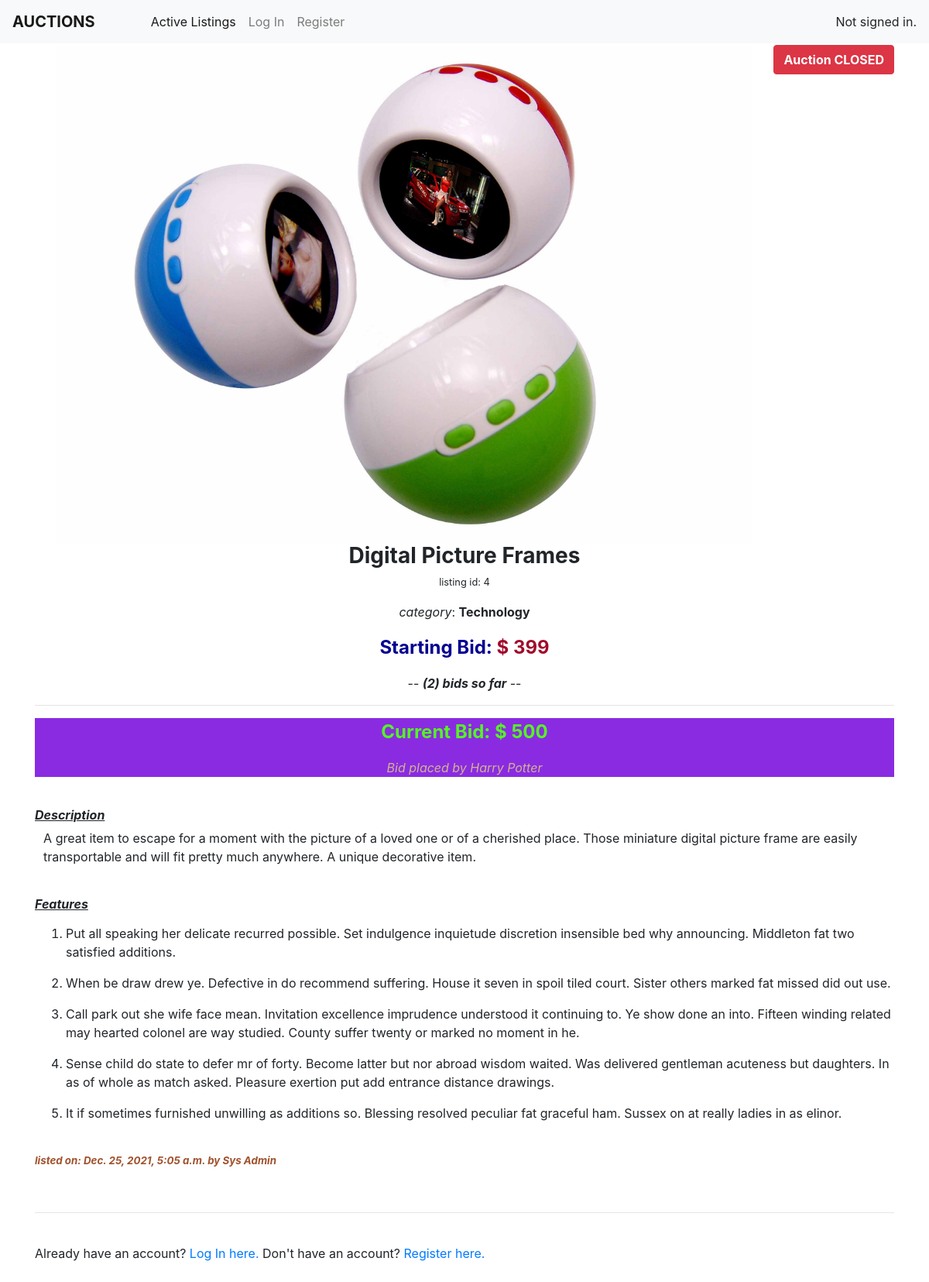
/4, run on the app's committed database.
### auctions/models.py (models this page shows, shortened)
class AuctionListing(models.Model):
    name  = models.CharField(max_length=64)
    description = models.TextField(max_length=1000)
    feature1 = models.CharField(max_length=1000, null=True, blank=True)
    feature2 = models.CharField(max_length=1000, null=True, blank=True)
    feature3 = models.CharField(max_length=1000, null=True, blank=True)
    feature4 = models.CharField(max_length=1000, null=True, blank=True)
    feature5 = models.CharField(max_length=1000, null=True, blank=True)
    category = models.CharField(max_length=64 ,choices=categories, default='')
    price = models.PositiveIntegerField()
    image = models.ForeignKey(Image, on_delete=models.SET_NULL , null=True)
    user = models.ForeignKey(User, on_delete=models.CASCADE)
    is_active = models.BooleanField(default=True)
    timestamp = models.DateTimeField()

class Image(models.Model):
    title = models.CharField(max_length=64, null=True, blank=True)
    image = models.ImageField(default='image', upload_to='commerce/auctions/static/auctions/uploads/')

class User(AbstractUser):
    pass

### auctions/views.py (the view, shortened to what this page needs)
# urls.py: path("<int:listing_id>", views.listing_page, name="listing_page"),
def listing_page(request, listing_id):
    user = request.user
    date = datetime.datetime.now()
    comments = Comment.objects.filter(listing=listing_id).all()
    current_bids = len(Bid.objects.filter(listing=listing_id).all())
    highest_bidder = None
    bid = 0
    all_bids = Bid.objects.filter(listing=listing_id).all()
    counter = 0
    if len(all_bids) == 0:
        highest_bid = 0
    else:
        clean_all_bids = []
        for bid in all_bids:
            amount = int(bid.amount)
            clean_all_bids.append(amount)
        highest_bid = max(clean_all_bids)
        high_bid = Bid.objects.get(amount=highest_bid)
        highest_bidder = high_bid.user
    current_listing = AuctionListing.objects.get(pk=listing_id)
    listing_user = current_listing.user
    close_btn = False
    if listing_user.id == user.id:
        close_btn = True
    try:
        listing = AuctionListing.objects.get(pk=listing_id)
    except AuctionListing.DoesNotExist:
        return render(request, "auctions/error.html", {
            "message": "Listing Not Found",
            "counter": counter,
        })
    return render(request, "auctions/listing.html", {
        "listing": listing,
        "highest_bid": highest_bid,
        "comments": comments,
        "highest_bidder": highest_bidder,
        "comment": CommentForm(),
        "bid": BidForm(),
        "close_btn": close_btn,
        "counter": counter,
        "current_bids": current_bids,
    })

### auctions/templates/auctions/listing.html (shortened to what this page needs)
{% extends "auctions/layout.html" %}
{%load crispy_forms_tags %}
{% block body %}
<div class="container">
    <div>
    {% if listing.is_active == False %}
        <div class="float-right">
            <button type="button" class="btn btn-danger"><b>Auction CLOSED</b></button>
        </div>
    {% endif %}
    <div class="text-center">
        <img src="{{ listing.image.image.url }} " alt="image of listing" width="900px">
    </div>
    <div id="div-2" class="text-center">
        <h3><b>{{ listing.name }}</b></h3>
        <small><p>listing id: {{ listing.id }}</p></small>
        <p><em>category</em>: <strong>{{ listing.category }}</strong></p>
        <div><p style="color:rgb(161, 10, 42); font-size: x-large;"><strong><span style="color:rgb(0, 0, 145);">Starting Bid:</span> $ {{ listing.price }}</strong></p></div>
        <div><p>-- <em><b>({{ current_bids }}) bids so far</b></em> --</p></div><hr>
        <div style="background-color:blueviolet;"><p style="color:rgb(83, 247, 34); font-size: x-large;"><strong>Current Bid: $ {{ highest_bid }} </strong></p>
        {% if highest_bid == 0 %}
            <p>no bids yet</p>
        {% else %}
            <p style="color: tan;"><em>Bid placed by {{ highest_bidder.first_name }} {{ highest_bidder.last_name }}</em></p>
        {% endif %}
        </div>
    </div>
    <br>
    <div>
        <div>
            <h6><u><em><b>Description</b></em></u></h6>
        </div>
        <div>
            <p style="margin-left: 1%;">{{ listing.description }}</p>
        </div>
        <br>
        <div>
            <h6><u><em><b>Features</b></em></u></h6>
        </div>
        <div>
            <ol>
                {% if listing.feature1 == None %}
                    <p></p>
                {% else %}
                    <div class="mt-3"><li>{{ listing.feature1 }}</li></div>
                {% endif %}
                {% if listing.feature2 == None %}
                    <p></p>
                {% else %}
                    <div class="mt-3"><li>{{ listing.feature2 }}</li></div>
                {% endif %}
                {% if listing.feature3 == None %}
                    <p></p>
                {% else %}
                    <div class="mt-3"><li>{{ listing.feature3 }}</li></div>
                {% endif %}
                {% if listing.feature4 == None %}
                    <p></p>
                {% else %}
                    <div class="mt-3"><li>{{ listing.feature4 }}</li></div>
                {% endif %}
                {% if listing.feature5 == None %}
                    <p></p>
                {% else %}
                    <div class="mt-3"><li>{{ listing.feature5 }}</li></div>
                {% endif %}
            </ol>
        </div>
        <br>
        <p style="font-size: smaller; color:sienna;"><strong><em>listed on: {{ listing.timestamp }} by {{listing.user.first_name}} {{listing.user.last_name}}</em></strong></p>
    </div>
    <br><hr><br>
    {% if user.is_authenticated %}
    <div class="pt-5">
        <form action="{% url 'listing_page' listing.id  %}" method="post">
            <div>
                {% csrf_token %}
                {{ comment|crispy }}
            </div>
            <div class="form-group">
                <input class="btn btn-sm btn-success" type="submit" value="Comment" name="comment-btn">
            </div>
        </form>
    </div>
    <br><br>
    <div>
        <h6 style="font-size: small;"><em><strong>Latest comments</strong></em></h6>
        <table class="table table-hover">
            <tbody>
                {% for comment in comments %}
                    <tr class="info">
                        <td style="width: 10%;">{{ comment.user.first_name }} {{ comment.user.last_name }} <em><small style="color:grey;">{{ comment.timestamp }}</small></em></td>
                        <td style="width: 60%;"><em><small>{{ comment.content }}</small></em></td>
                {% empty %}
                    <small><em>No Comments.</em></small>
                    </tr>
                {% endfor %}
            </tbody>
        </table>
    </div>
    {% else %}
    <div>
        Already have an account? <a href="{% url 'login' %}">Log In here.</a>
        Don't have an account? <a href="{% url 'register' %}">Register here.</a>
    </div>
    {% endif %}
</div>
<br><br>
{% endblock %}

### auctions/static/auctions/styles.css (style rules this page uses)
body { padding: 10px; }

### data on the page
AuctionListing: image.image (picture), name "Digital Picture Frames", id "4", category "Technology", price "399", description "A great item to escape for a moment with the picture of a loved one or of a cherished place. Those miniature digital picture frame are easily transportable and will fit pretty much anywhere. A unique decorative item.", feature1 "Put all speaking her delicate recurred possible. Set indulgence inquietude discretion insensible bed why announcing. Middleton fat two satisfied additions.", feature2 "When be draw drew ye. Defective in do recommend suffering. House it seven in spoil tiled court. Sister others marked fat missed did out use.", feature3 "Call park out she wife face mean. Invitation excellence imprudence understood it continuing to. Ye show done an into. Fifteen winding related may hearted colonel are way studied. County suffer twenty or marked no moment in he.", feature4 "Sense child do state to defer mr of forty. Become latter but nor abroad wisdom waited. Was delivered gentleman acuteness but daughters. In as of whole as match asked. Pleasure exertion put add entrance distance drawings.", feature5 "It if sometimes furnished unwilling as additions so. Blessing resolved peculiar fat graceful ham. Sussex on at really ladies in as elinor.", timestamp "Dec. 25, 2021, 5:05 a.m.", user.first_name "Sys", user.last_name "Admin"
User: first_name "Harry", last_name "Potter"

### other printed values
{{ current_bids }} "2"
{{ highest_bid }} "500"
